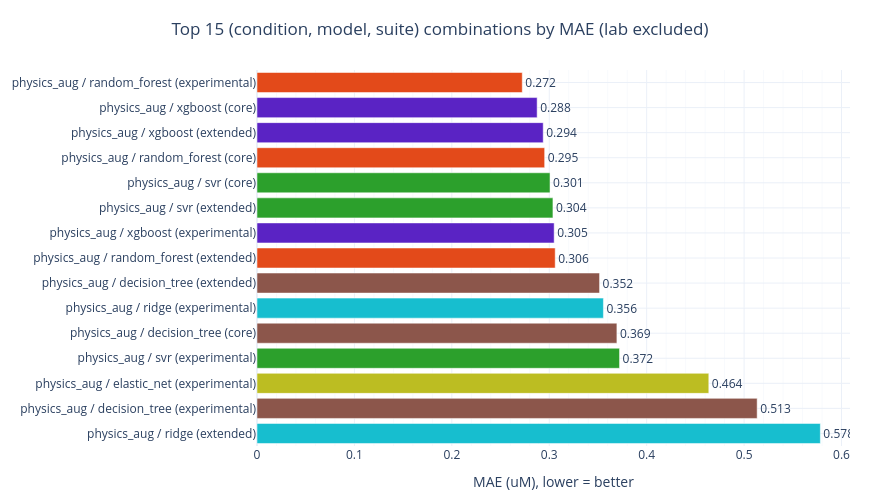

The code cell stored with this chart in its notebook:
### Code cell
# NEW: ranked chart of the top combinations by MAE (excluding lab), to visualise the
# overall winner and its margin over the runners-up
top_n = 15
ranked = comparable_df.nsmallest(top_n, 'mae').iloc[::-1]  # ascending so the smallest MAE ends up on top
ranked_labels = ranked['condition'] + ' / ' + ranked['model'] + ' (' + ranked['suite'] + ')'

fig = go.Figure(go.Bar(
    x=ranked['mae'], y=ranked_labels, orientation='h',
    marker_color=[MODEL_COLORS.get(m, '#999999') for m in ranked['model']],
    text=[f"{v:.3f}" for v in ranked['mae']], textposition='outside',
))
fig = apply_default_plotly_layout(
    fig, title_text=f'Top {top_n} (condition, model, suite) combinations by MAE (lab excluded)',
    xaxis_title='MAE (uM), lower = better', yaxis_title=None)
fig.update_layout(height=500)
fig.show()

### Figure 1 — Plotly figure (JSON) as saved in the notebook; plotly's stock layout.template omitted (floating-point values rounded to 4 significant figures)
{"data": [{"marker": {"color": ["#17becf", "#8c564b", "#bcbd22", "#2ca02c", "#8c564b", "#17becf", "#8c564b", "#e34a1a", "#5a23c4", "#2ca02c", "#2ca02c", "#e34a1a", "#5a23c4", "#5a23c4", "#e34a1a"]}, "orientation": "h", "text": ["0.578", "0.513", "0.464", "0.372", "0.369", "0.356", "0.352", "0.306", "0.305", "0.304", "0.301", "0.295", "0.294", "0.288", "0.272"], "textposition": "outside", "type": "bar", "x": [0.5783, 0.5134, 0.4638, 0.3721, 0.3694, 0.3556, 0.3516, 0.3061, 0.305, 0.3038, 0.3008, 0.2953, 0.2938, 0.2876, 0.2723], "y": ["physics_aug / ridge (extended)", "physics_aug / decision_tree (experimental)", "physics_aug / elastic_net (experimental)", "physics_aug / svr (experimental)", "physics_aug / decision_tree (core)", "physics_aug / ridge (experimental)", "physics_aug / decision_tree (extended)", "physics_aug / random_forest (extended)", "physics_aug / xgboost (experimental)", "physics_aug / svr (extended)", "physics_aug / svr (core)", "physics_aug / random_forest (core)", "physics_aug / xgboost (extended)", "physics_aug / xgboost (core)", "physics_aug / random_forest (experimental)"]}], "layout": {"height": 500, "legend": {"orientation": "h", "x": 1, "xanchor": "right", "y": 1.02, "yanchor": "bottom"}, "margin": {"b": 50, "l": 60, "r": 30, "t": 70}, "title": {"text": "Top 15 (condition, model, suite) combinations by MAE (lab excluded)", "x": 0.5, "xanchor": "center"}, "width": 880, "xaxis": {"minor": {"showgrid": true}, "showgrid": true, "title": {"text": "MAE (uM), lower = better"}}, "yaxis": {"minor": {"showgrid": true}, "showgrid": true, "title": {}}}}
